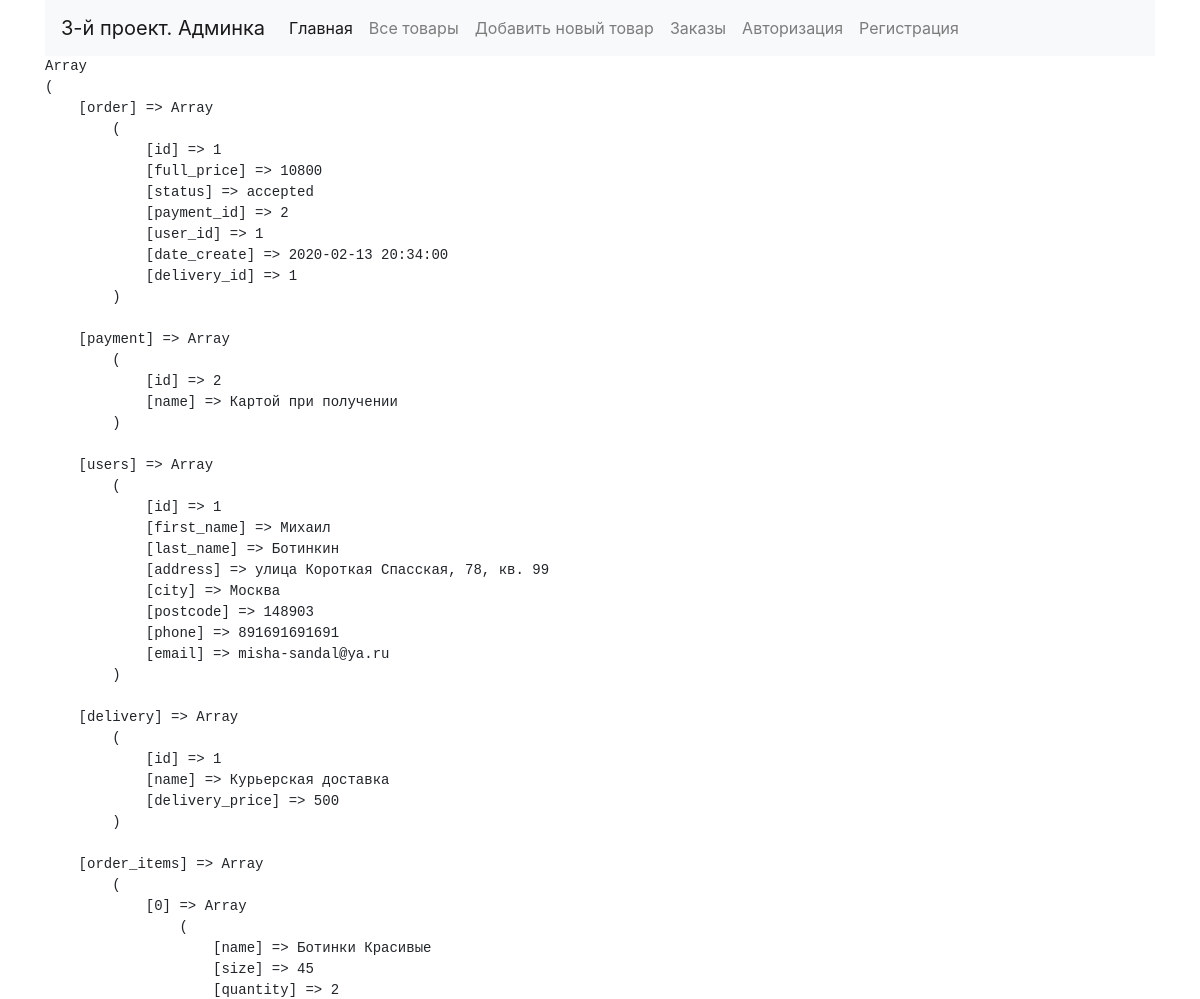
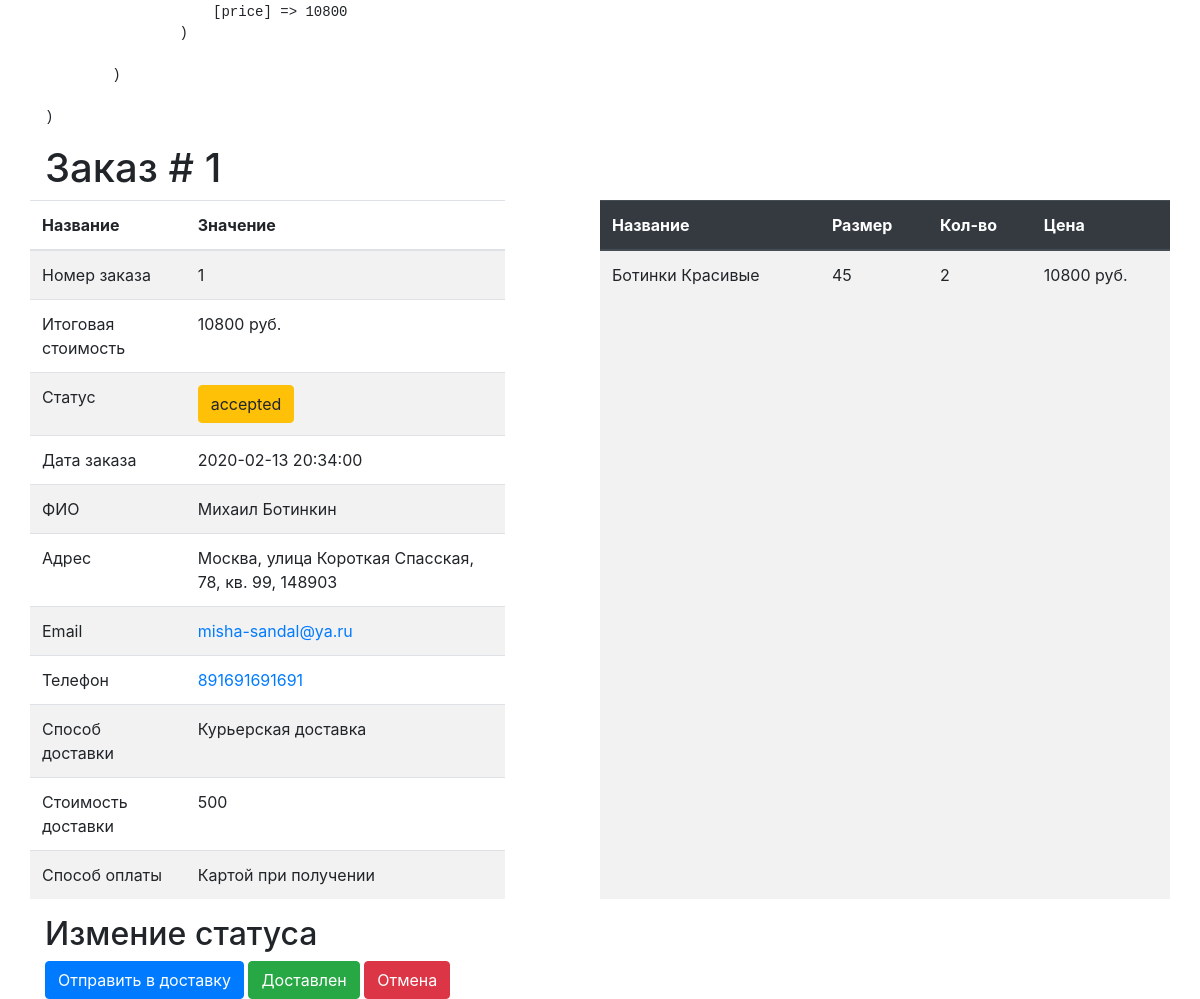
Page /admin/detail_order.php?id=1 (signed in) on the committed database (2 pictures, top to bottom).
### tables this page shows
CREATE TABLE IF NOT EXISTS `orders` (
  `id` int(11) NOT NULL AUTO_INCREMENT,
  `full_price` float NOT NULL,
  `status` varchar(255) NOT NULL,
  `payment_id` int(11) NOT NULL,
  `user_id` int(11) NOT NULL,
  `date_create` timestamp NOT NULL DEFAULT CURRENT_TIMESTAMP,
  `delivery_id` int(11) NOT NULL,
  PRIMARY KEY (`id`)
);

CREATE TABLE IF NOT EXISTS `users` (
  `id` int(11) NOT NULL AUTO_INCREMENT,
  `first_name` varchar(100) NOT NULL,
  `last_name` varchar(100) NOT NULL,
  `address` text NOT NULL,
  `city` varchar(100) NOT NULL,
  `postcode` int(11) NOT NULL,
  `phone` varchar(50) NOT NULL,
  `email` varchar(255) NOT NULL,
  PRIMARY KEY (`id`)
);

CREATE TABLE IF NOT EXISTS `deliveries` (
  `id` int(11) NOT NULL AUTO_INCREMENT,
  `name` varchar(255) NOT NULL,
  `delivery_price` float NOT NULL DEFAULT '0',
  PRIMARY KEY (`id`)
);

CREATE TABLE IF NOT EXISTS `payments` (
  `id` int(11) NOT NULL AUTO_INCREMENT,
  `name` varchar(255) NOT NULL,
  PRIMARY KEY (`id`)
);

CREATE TABLE IF NOT EXISTS `order_items` (
  `id` int(11) NOT NULL AUTO_INCREMENT,
  `order_id` int(11) NOT NULL,
  `sizes_products_id` int(11) NOT NULL,
  `quantity` int(11) NOT NULL,
  `price` float NOT NULL,
  PRIMARY KEY (`id`)
);

CREATE TABLE IF NOT EXISTS `products` (
  `id` int(11) NOT NULL AUTO_INCREMENT,
  `active` enum('0','1') NOT NULL DEFAULT '1',
  `name` varchar(255) NOT NULL,
  `price` float NOT NULL,
  `photo` varchar(255) NOT NULL,
  `sku` varchar(255) NOT NULL,
  `description` text NOT NULL,
  PRIMARY KEY (`id`)
);

CREATE TABLE IF NOT EXISTS `sizes` (
  `id` int(11) NOT NULL AUTO_INCREMENT,
  `size` varchar(100) NOT NULL,
  `priority` int(11) NOT NULL DEFAULT '0',
  PRIMARY KEY (`id`)
);

### admin/detail_order.php (the view, shortened to what this page needs)
<?php
    include($_SERVER['DOCUMENT_ROOT'].'/admin/modules/header.php');
    $template = [
        'order'=>[],
        'payment'=>[],
        'users'=>[],
        'delivery'=>[],
        'order_items'=>[]
    ];
    if( isset( $_GET['id'] ) ){
        $sql_order = "SELECT * FROM orders WHERE id = {$_GET['id']}";
        $result_order = mysqli_query($db, $sql_order);
        $data_order = mysqli_fetch_assoc($result_order);
        $template['order'] = $data_order;
        $sql_payment =
            "SELECT * FROM payments WHERE id = {$data_order['payment_id']}";
        $result_payment = mysqli_query($db, $sql_payment);
        $template['payment'] = mysqli_fetch_assoc($result_payment);
        $sql_user = "SELECT * FROM users WHERE id = {$data_order['user_id']}";
        $result_user = mysqli_query($db, $sql_user);
        $template['users'] = mysqli_fetch_assoc($result_user);
        $sql_delivery = "SELECT * FROM deliveries WHERE id = {$data_order['delivery_id']}";
        $result_delivery = mysqli_query($db, $sql_delivery);
        $template['delivery'] = mysqli_fetch_assoc($result_delivery);
        $sql_order_items = "SELECT products.name, sizes.size, order_items.quantity, order_items.price
        FROM `order_items`
        INNER JOIN sizes_products ON order_items.sizes_products_id = sizes_products.id
        INNER JOIN products ON sizes_products.product_id = products.id
        INNER JOIN sizes on sizes_products.size_id = sizes.id
        WHERE order_items.order_id = {$data_order['id']}";
        $result_order_items = mysqli_query($db, $sql_order_items);
        while( $row  = mysqli_fetch_assoc($result_order_items) ){
            $template['order_items'][] = $row;
        }
    }
?>
<div class="row">
    <div class="col-12">
        <h1>Заказ # <?=$template['order']['id']?></h1>
    </div>
</div>
<div class="row justify-content-between">
    <table class="col-5 table table-striped">
        <thead>
            <th>Название</th>
            <th>Значение</th>
        </thead>
        <tbody>
            <tr>
                <td>Номер заказа</td>
                <td><?=$template['order']['id']?></td>
            </tr>
            <tr>
                <td>Итоговая стоимость</td>
                <td><?=$template['order']['full_price']?> руб.</td>
            </tr>
            <tr>
                <td>Статус</td>
                <td><span class="btn btn-warning"><?=$template['order']['status']?></span></td>
            </tr>
            <tr>
                <td>Дата заказа</td>
                <td><?=$template['order']['date_create']?></td>
            </tr>
            <tr>
                <td>ФИО</td>
                <td><?=$template['users']['first_name']. ' '.$template['users']['last_name']?></td>
            </tr>
            <tr>
                <td>Адрес</td>
                <td>
                    <?=$template['users']['city']. ', '.$template['users']['address'].', '.$template['users']['postcode']?>
                </td>
            </tr>
            <tr>
                <td>Email</td>
                <td>
                    <a href="mailto:<?=$template['users']['email']?>"><?=$template['users']['email']?></a>
                </td>
            </tr>
            <tr>
                <td>Телефон</td>
                <td>
                    <a href="tel:<?=$template['users']['phont']?>"><?=$template['users']['phone']?></a>
                </td>
            </tr>
            <tr>
                <td>Способ доставки</td>
                <td>
                    <?=$template['delivery']['name']?>
                </td>
            </tr>
            <tr>
                <td>Стоимость доставки</td>
                <td>
                    <?=$template['delivery']['delivery_price']?>
                </td>
            </tr>
            <tr>
                <td>Способ оплаты</td>
                <td>
                    <?=$template['payment']['name']?>
                </td>
            </tr>
        </tbody>
    <table>
    <table class="col-6 table table-striped">
            <thead class="thead-dark">
                <tr>
                    <th>Название</th>
                    <th>Размер</th>
                    <th>Кол-во</th>
                    <th>Цена</th>
                </tr>
            </thead>
            <tbody>
                <?php foreach($template['order_items'] as $order_item): ?>
                    <tr>
                        <td><?=$order_item['name']?></td>
                        <td><?=$order_item['size']?></td>
                        <td><?=$order_item['quantity']?></td>
                        <td><?=$order_item['price']?> руб.</td>
                    </tr>
                <?php endforeach;?>
            </tbody>
        </table>
</div>
<div class="row">
    <div class="col-12">
        <h2>Измение статуса</h2>
        <a class="btn btn-primary" href="/admin/detail_order.php?id=<?=$template['order']['id']?>&change_status=delivery">Отправить в доставку</a>
        <a class="btn btn-success" href="/admin/detail_order.php?id=<?=$template['order']['id']?>&change_status=done">Доставлен</a>
        <a class="btn btn-danger" href="/admin/detail_order.php?id=<?=$template['order']['id']?>&change_status=cancel">Отмена</a>
    </div>
</div>
<?php include($_SERVER['DOCUMENT_ROOT'].'/admin/modules/footer.php'); ?>

### rows in the picture
orders: id "1", full_price "10800", status "accepted", date_create "2020-02-13 20:34:00"
users: first_name "Михаил", last_name "Ботинкин", city "Москва", address "улица Короткая Спасская, 78, кв. 99", postcode "148903", email "misha-sandal@ya.ru", phone "891691691691"
deliveries: name "Курьерская доставка", delivery_price "500"
payments: name "Картой при получении"
order_items: products.name "Ботинки Красивые", sizes.size "45", quantity "2", price "10800"
